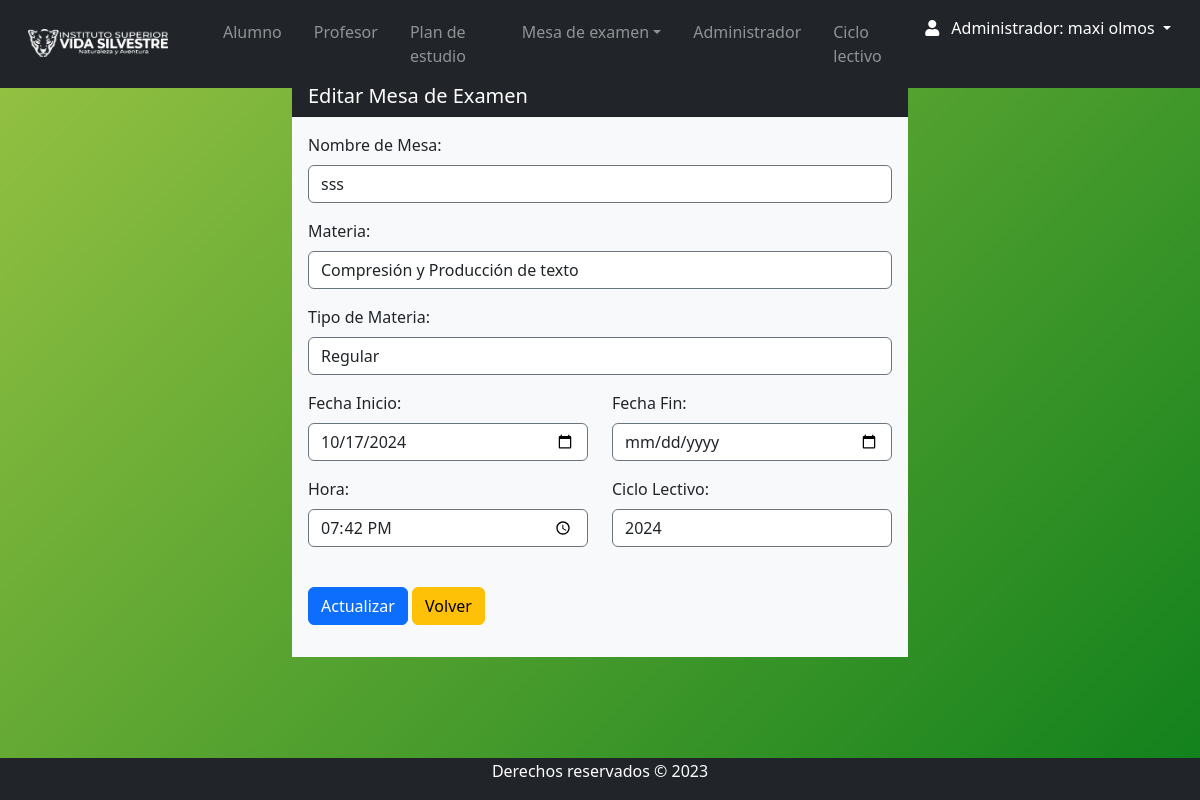
/Views/admin/mesa_edit.php?id=1 (signed in), run on an earlier commit of the app's database.
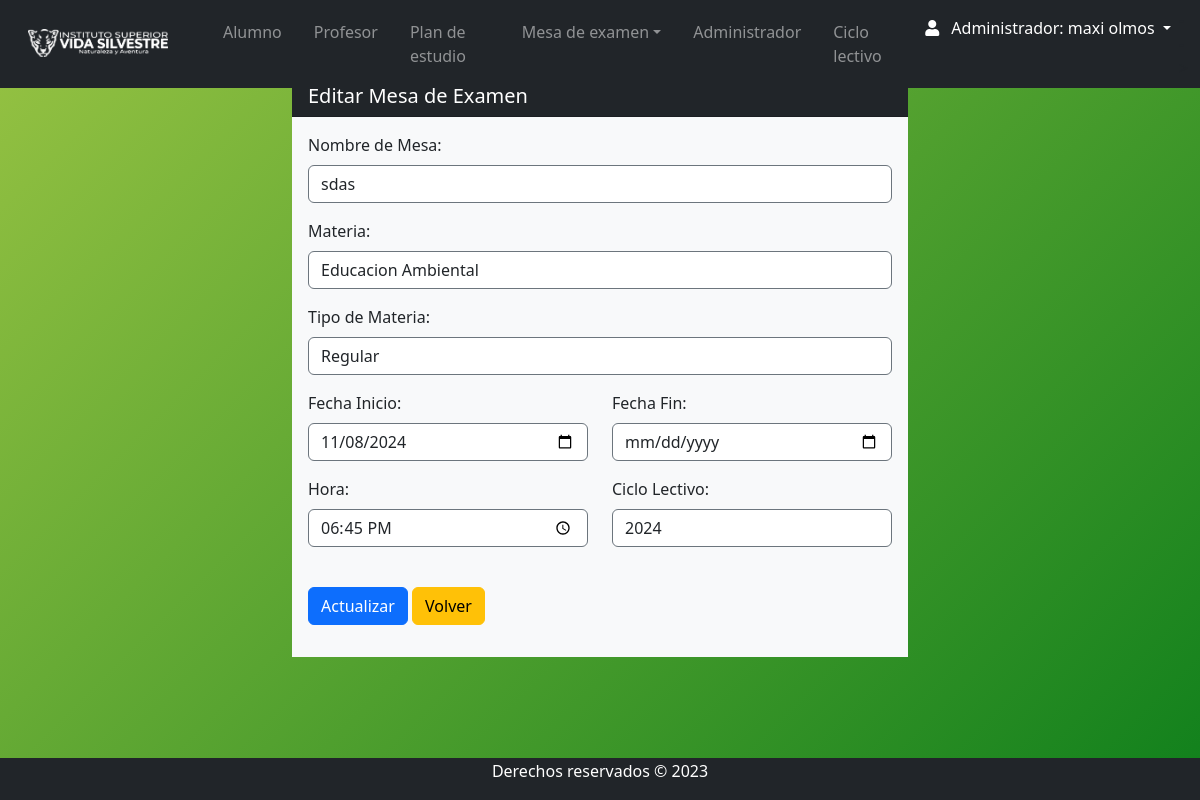
And on a later commit of the database.
### tables this page shows
CREATE TABLE `mesa_examen` (
  `id_mesa` int(11) NOT NULL,
  `id_materia` int(11) DEFAULT NULL,
  `fecha` date DEFAULT NULL,
  `nombre_mesa` varchar(30) DEFAULT NULL,
  `hora` time DEFAULT NULL,
  `id_ciclo` int(11) DEFAULT NULL,
  `id_tipo` int(11) DEFAULT NULL,
  `estado` varchar(11) DEFAULT NULL,
  `libro` varchar(20) NOT NULL,
  `folio` int(11) DEFAULT NULL,
  `id_t` int(11) NOT NULL
);

CREATE TABLE `materia` (
  `id_materia` int(11) NOT NULL,
  `Nombre` varchar(255) DEFAULT NULL,
  `descripcion` varchar(50) DEFAULT NULL,
  `horas` varchar(5) DEFAULT NULL,
  `num_resolucion` varchar(15) DEFAULT NULL,
  `año_cursado` varchar(20) NOT NULL,
  `id_tipo` int(11) DEFAULT NULL,
  `estado` varchar(11) DEFAULT NULL,
  `plan_estudio` varchar(50) DEFAULT NULL
);

### Views/admin/mesa_edit.php (the view, shortened to what this page needs)
<?php
require_once('../../conn/connection.php');
$id = $_GET['id'];
$sqli = "SELECT * FROM mesa_examen WHERE id_mesa=?";
$stmt = $conexion->prepare($sqli);
$stmt->bind_param("i", $id);
$stmt->execute();
$resultado = $stmt->get_result();
$row = $resultado->fetch_assoc();
?>
<?php require 'navbar.php'; ?>
    <div class="container mt-3 " style="width: 40rem">
        <div class="row d-flex justify-content-center ">
            <div class="col ">
                <div class="card rounded-2 border-0">
                    <h5 class="card-header bg-dark text-white">Editar Mesa de Examen</h5>
                    <div class="card-body bg-light">
                        <form action="" method="post">
                            <div class="form-group">
                                <label for="nombre_mesa">Nombre de Mesa:</label>
                                <input type="text" name="nombre_mesa" autocomplete="off" class="form-control" value="<?php echo $row['nombre_mesa']?>">
                            </div>
                            <div class="form-group">
                                <label for="materia">Materia:</label>
                                <select name="materia" id="materia" class="form-control" autocomplete="off" required>
                                    <?php
                                    $sqlM = "SELECT * FROM materia WHERE  estado = 'Activo' AND id_materia=" . $row['id_materia'];
                                    $resultadoM = $conexion->query($sqlM);
                                    $rowM = $resultadoM->fetch_assoc();
                                    echo "<option hidden value=" . $rowM["id_materia"] . ">" . $rowM["Nombre"] . " </option>";
                                    ?>
                                </select>
                            </div>
                            <div class="form-group">
                                <label for="id_tipo">Tipo de Materia:</label>
                                <select name="id_tipo" class="form-control" autocomplete="off" required>
                                    <?php
                                $sqlt = "SELECT * FROM tipo WHERE id_tipo= " . $row['id_tipo'];
                                    $resultadoM = $conexion->query($sqlt);
                                    $rowt = $resultadoM->fetch_assoc();
                                    echo "<option hidden value=" . $rowt["id_tipo"] . ">" . $rowt["nombre_tipo"] . " </option>";
                                    ?>
                                </select>
                            </div>
                            <div class="row">
                            <div class="form-group col-sm-12 col-md-6 mb-3">
                                <label for="fecha">Fecha Inicio:</label>
                                <input type="date" name="fecha" autocomplete="off" class="form-control" value="<?php echo $row['fecha']?>">
                            </div>
                            <div class="form-group col-sm-12 col-md-6 mb-3">
                                <label for="fecha_fin">Fecha Fin:</label>
                                <input type="date" name="fecha_fin" autocomplete="off" class="form-control" value="<?php echo $row['fecha_fin']?>">
                            </div>
                            </div>
                            <div class="row">
                            <div class="form-group col-sm-12 col-md-6 mb-3">
                                <label for="hora">Hora:</label>
                                <input type="time" name="hora" autocomplete="off" class="form-control" value="<?php echo $row['hora']?>">
                            </div>
                            <div class="form-group col-sm-12 col-md-6 mb-3">
                                <label for="ciclo_lectivo">Ciclo Lectivo:</label>
                                <select name="ciclo_lectivo" id="ciclo_lectivo" class="form-control" autocomplete="off" required>
                                    <?php
                                    $query_ciclos = "SELECT id_ciclo, nombre_ciclo FROM ciclo_lectivo";
                                    $result_ciclos = $db->query($query_ciclos);
                                    while ($row_ciclo = $result_ciclos->fetch(PDO::FETCH_ASSOC)) {
                                        echo "<option value='" . $row_ciclo['id_ciclo'] . "'>" . $row_ciclo['nombre_ciclo'] . "</option>";
                                    }
                                    ?>
                                </select>
                            </div>
                            </div>
                            <br>
                            <div class="form-group">
                            <button type="submit" class="btn btn-primary">Actualizar</button>
                            <a class="btn btn-warning" href="listadomesa.php">Volver</a>
                        </div>
                        </form>
                    </div>
                </div>
            </div>
        </div>
    </div>
<?php require 'footer.php'; ?>

What changed in the data, as far as the page shows it:
no longer on this page (row edited): materia: materia "Compresión y Producción de texto"
changed mesa_examen: nombre_mesa "sss" → "sdas"; fecha "10/17/2024" → "11/08/2024"; hora "19:42:00" → "18:45:00"
now on this page (row edited): materia: materia "Educacion Ambiental"
